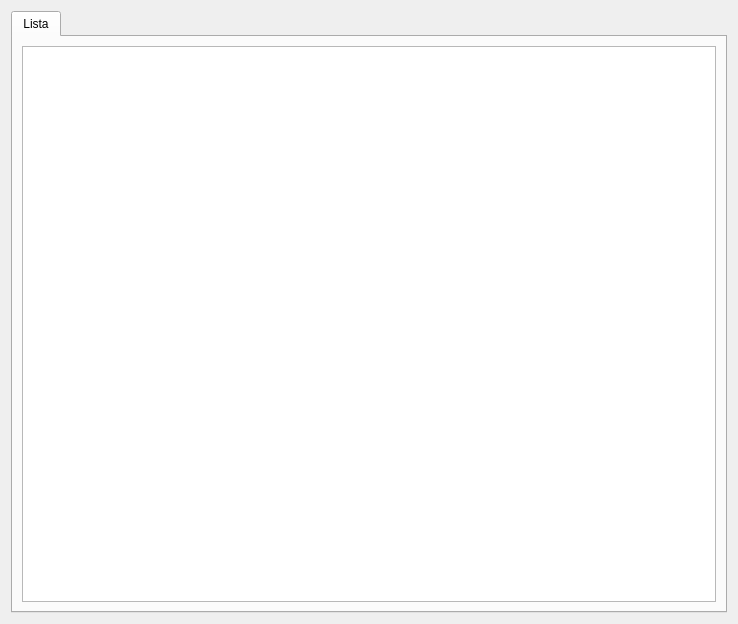
<?xml version="1.0" encoding="UTF-8"?>
<ui version="4.0">
 <class>ModuleInterface</class>
 <widget class="QWidget" name="ModuleInterface">
  <property name="geometry">
   <rect>
    <x>0</x>
    <y>0</y>
    <width>738</width>
    <height>624</height>
   </rect>
  </property>
  <property name="mouseTracking">
   <bool>false</bool>
  </property>
  <property name="windowTitle">
   <string>Form</string>
  </property>
  <property name="layoutDirection">
   <enum>Qt::LeftToRight</enum>
  </property>
  <property name="autoFillBackground">
   <bool>false</bool>
  </property>
  <layout class="QGridLayout" name="gridLayout_2">
   <item row="0" column="0">
    <widget class="QTabWidget" name="Module_tabWidget">
     <property name="currentIndex">
      <number>0</number>
     </property>
     <widget class="QWidget" name="list_tab">
      <attribute name="title">
       <string>Lista</string>
      </attribute>
      <layout class="QGridLayout" name="gridLayout">
       <item row="0" column="0">
        <widget class="QTableView" name="list_tableView"/>
       </item>
      </layout>
     </widget>
    </widget>
   </item>
  </layout>
 </widget>
 <resources/>
 <connections/>
</ui>
